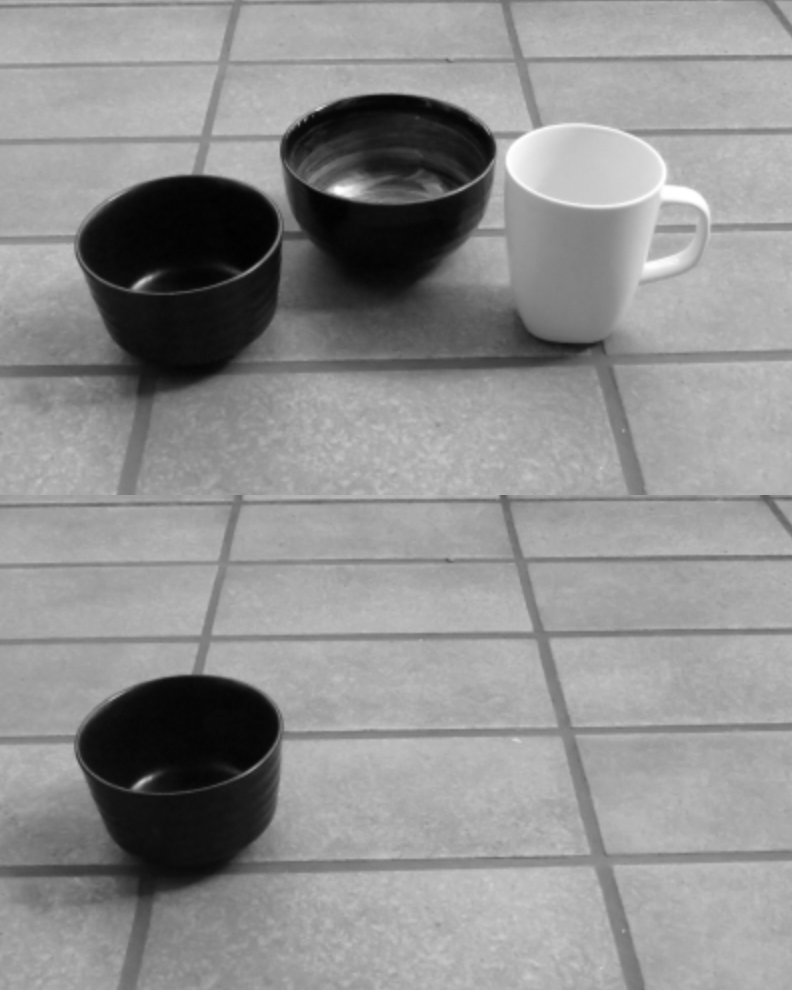
#> input picture images/test.png, 792 x 990 px
$ python image_upscaling.py
#> lines starting #> are read from the running program, lines starting #| are printed output that depends on the picture
import numpy as np
import os
import matplotlib.pyplot as plt
import scipy
import scipy.fft

class Filters:
    # [35 lines left out: functions tent, bell, mitchell_netravali, resize_copy, not called in this run]


def i_zeropad(image, factor):
    fft_image = np.fft.fft2(image)
    target_shape = (image.shape[0] * factor, image.shape[1] * factor)

    padded_fft_image = np.zeros(target_shape, dtype=fft_image.dtype)
    padded_fft_image[:image.shape[0]//2, :image.shape[1]//2] = fft_image[:image.shape[0]//2, :image.shape[1]//2]

    # Apply inverse FFT to obtain the upscaled image
    upscaled_image = np.fft.ifft2(padded_fft_image).real

    # Crop the upscaled image to the desired size
    upscaled_image = upscaled_image[:image.shape[0] * factor, :image.shape[1] * factor]

    return upscaled_image


# [27 lines left out: function resize_filter, not called in this run]


if __name__ == '__main__':
    path = os.getcwd() + '/images/test.png'
    image = plt.imread(path)
#> image is the input picture: shape (990, 792, 4) float32; mean R, G, B, A 0.562, 0.562, 0.562, 1
    image = image[:, :, 0]
#> image: shape (990, 792) float32
    resized_image = i_zeropad(image, 2)
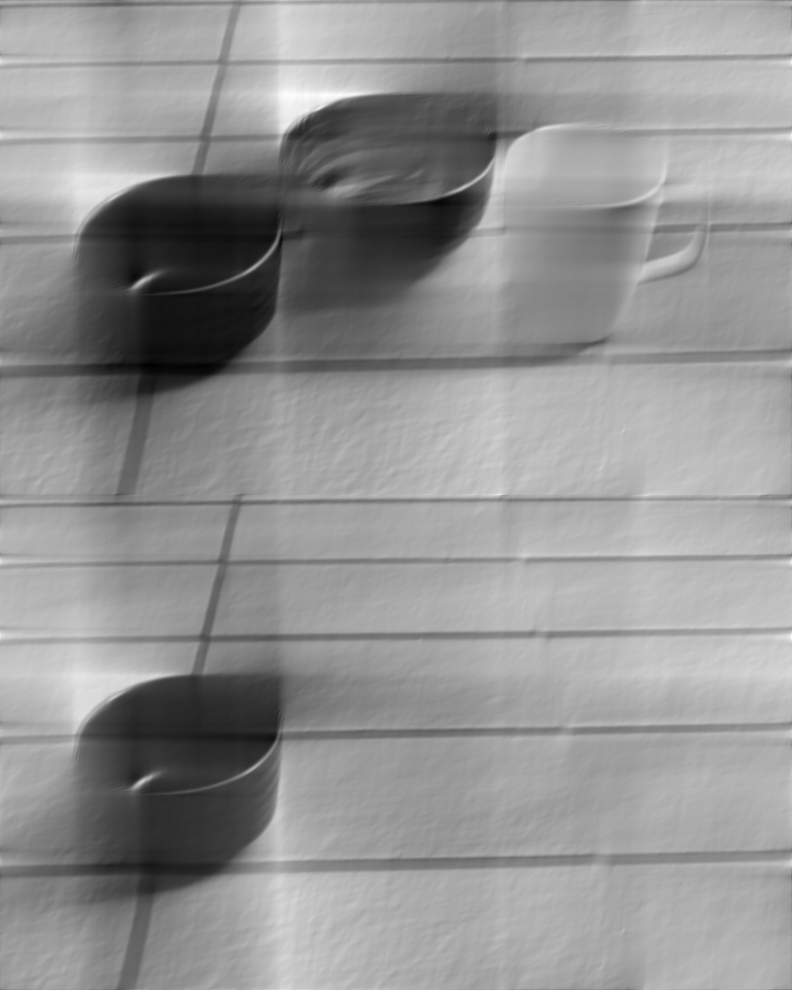
#> resized_image: shape (1980, 1584) float64 (shown at 1/2 size); min 0.0674, max 0.194, mean 0.141; drawn with min black and max white
    plt.subplot(1, 2, 1)
    plt.imshow(resized_image)
    plt.subplot(1, 2, 2)
    plt.imshow(image)
    plt.show()
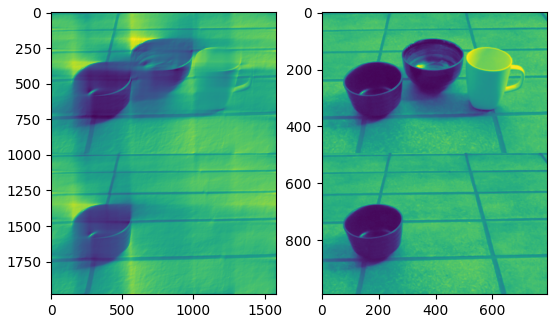
#> figure drawn by matplotlib, 2 panels
